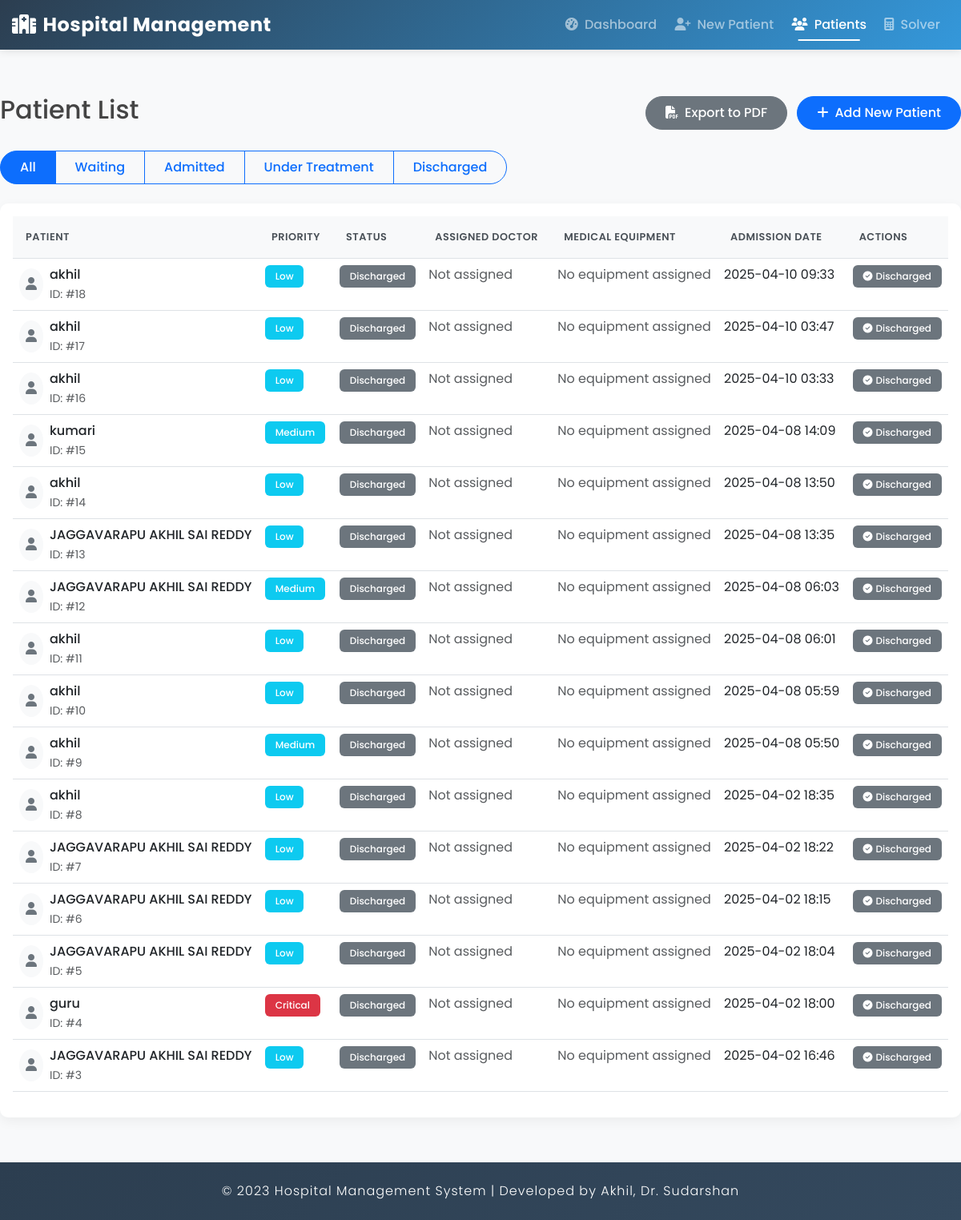
Screenshot of /patient/list/ with the database file from the repository.
### hospital/models.py (models this page shows, shortened)
class Patient(models.Model):
    STATUS_CHOICES = [
        ('WAI', 'Waiting'),
        ('ADM', 'Admitted'),
        ('TRE', 'Under Treatment'),
        ('DIS', 'Discharged'),
    ]
    PRIORITY_CHOICES = [
        (1, 'Low'),
        (2, 'Medium'),
        (3, 'High'),
        (4, 'Critical'),
        (5, 'Emergency'),
    ]
    GENDER_CHOICES = [
        ('M', 'Male'),
        ('F', 'Female'),
        ('O', 'Other'),
    ]
    name = models.CharField(max_length=100)
    age = models.IntegerField(validators=[MinValueValidator(0), MaxValueValidator(150)])
    gender = models.CharField(max_length=1, choices=GENDER_CHOICES, default='M')
    admission_date = models.DateTimeField(auto_now_add=True)
    condition = models.TextField()
    diagnosis = models.TextField(blank=True)
    status = models.CharField(max_length=3, choices=STATUS_CHOICES, default='WAI')
    priority = models.IntegerField(choices=PRIORITY_CHOICES, default=1)
    expected_stay_days = models.IntegerField(validators=[MinValueValidator(1)], default=1)
    notes = models.TextField(blank=True)
    required_equipment = models.JSONField(default=list, blank=True)
    assigned_doctor = models.ForeignKey(Doctor, on_delete=models.SET_NULL, null=True, blank=True)
    assigned_bed = models.ForeignKey(Bed, on_delete=models.SET_NULL, null=True, blank=True)

### hospital/views.py (the view)
# urls.py: path('patient/list/', views.PatientListView.as_view(), name='patient_list'),
class PatientListView(ListView):
    model = Patient
    template_name = 'hospital/patient_list.html'
    context_object_name = 'patients'
    def get_queryset(self):
        status = self.request.GET.get('status', '')
        if status:
            return Patient.objects.filter(status=status).order_by('-priority', '-admission_date')
        return Patient.objects.all().order_by('-admission_date')

### hospital/templates/hospital/patient_list.html (shortened to what this page needs)
{% extends 'hospital/base.html' %}
{% block content %}
<div class="row mb-4">
    <div class="col-md-12">
        <div class="d-flex justify-content-between align-items-center">
            <h2>Patient List</h2>
            <div>
                <a href="{% url 'hospital:export_patients_pdf' %}" class="btn btn-secondary me-2">
                    <i class="fas fa-file-pdf me-2"></i>Export to PDF
                </a>
                <a href="{% url 'hospital:patient_admit' %}" class="btn btn-primary">
                    <i class="fas fa-plus me-2"></i>Add New Patient
                </a>
            </div>
        </div>
    </div>
</div>
<div class="row mb-4">
    <div class="col-md-12">
        <div class="btn-group">
            <a href="{% url 'hospital:patient_list' %}" class="btn btn-outline-primary {% if not request.GET.status %}active{% endif %}">All</a>
            <a href="{% url 'hospital:patient_list' %}?status=WAI" class="btn btn-outline-primary {% if request.GET.status == 'WAI' %}active{% endif %}">Waiting</a>
            <a href="{% url 'hospital:patient_list' %}?status=ADM" class="btn btn-outline-primary {% if request.GET.status == 'ADM' %}active{% endif %}">Admitted</a>
            <a href="{% url 'hospital:patient_list' %}?status=TRE" class="btn btn-outline-primary {% if request.GET.status == 'TRE' %}active{% endif %}">Under Treatment</a>
            <a href="{% url 'hospital:patient_list' %}?status=DIS" class="btn btn-outline-primary {% if request.GET.status == 'DIS' %}active{% endif %}">Discharged</a>
        </div>
    </div>
</div>
<div class="row">
    <div class="col-md-12">
        <div class="card">
            <div class="card-body">
                <div class="table-responsive">
                    <table class="table table-hover">
                        <thead>
                            <tr>
                                <th>Patient</th>
                                <th>Priority</th>
                                <th>Status</th>
                                <th>Assigned Doctor</th>
                                <th>Medical Equipment</th>
                                <th>Admission Date</th>
                                <th>Actions</th>
                            </tr>
                        </thead>
                        <tbody>
                            {% for patient in patients %}
                            <tr>
                                <td>
                                    <div class="d-flex align-items-center">
                                        <div class="avatar avatar-sm bg-light rounded-circle p-2 me-2">
                                            <i class="fas fa-user text-secondary"></i>
                                        </div>
                                        <div>
                                            <p class="mb-0 fw-medium">{{ patient.name }}</p>
                                            <small class="text-muted">ID: #{{ patient.id }}</small>
                                        </div>
                                    </div>
                                </td>
                                <td>
                                    <span class="badge bg-{% if patient.priority >= 4 %}danger{% elif patient.priority >= 3 %}warning{% else %}info{% endif %}">
                                        {{ patient.get_priority_display }}
                                    </span>
                                </td>
                                <td>
                                    <span class="badge bg-{% if patient.status == 'WAI' %}warning{% elif patient.status == 'ADM' %}success{% elif patient.status == 'TRE' %}info{% else %}secondary{% endif %}">
                                        {{ patient.get_status_display }}
                                    </span>
                                </td>
                                <td>
                                    {% if patient.assigned_doctor %}
                                    <div class="d-flex align-items-center">
                                        <div class="avatar avatar-sm bg-info-light rounded-circle p-2 me-2">
                                            <i class="fas fa-user-md text-info"></i>
                                        </div>
                                        <div>
                                            <p class="mb-0">Dr. {{ patient.assigned_doctor.user.get_full_name }}</p>
                                            {% if patient.assigned_doctor.specialty %}
                                            <small class="text-muted">{{ patient.assigned_doctor.specialty }}</small>
                                            {% endif %}
                                        </div>
                                    </div>
                                    {% else %}
                                    <span class="text-muted">Not assigned</span>
                                    {% endif %}
                                </td>
                                <td>
                                    {% if patient.assigned_equipment.all %}
                                    <div class="d-flex flex-wrap gap-1">
                                        {% for equipment in patient.assigned_equipment.all %}
                                        <span class="badge bg-primary">
                                            <i class="fas fa-tools me-1"></i>{{ equipment.name }}
                                        </span>
                                        {% endfor %}
                                    </div>
                                    {% else %}
                                    <span class="text-muted">No equipment assigned</span>
                                    {% endif %}
                                </td>
                                <td>{{ patient.admission_date|date:"Y-m-d H:i" }}</td>
                                <td>
                                    <div class="btn-group">
                                        {% if patient.status == 'WAI' %}
                                        <a href="{% url 'hospital:patient_confirm' patient.id %}" class="btn btn-sm btn-success">
                                            <i class="fas fa-bed me-1"></i>Admit
                                        </a>
                                        {% elif patient.status == 'ADM' %}
                                        <a href="{% url 'hospital:patient_discharge' patient.id %}" class="btn btn-sm btn-danger">
                                            <i class="fas fa-sign-out-alt me-1"></i>Discharge
                                        </a>
                                        {% elif patient.status == 'TRE' %}
                                        <div>
                                            <span class="badge bg-info mb-1">
                                                <i class="fas fa-stethoscope me-1"></i>Under Treatment
                                            </span>
                                        </div>
                                        {% else %}
                                        <span class="badge bg-secondary">
                                            <i class="fas fa-check-circle me-1"></i>Discharged
                                        </span>
                                        {% endif %}
                                    </div>
                                </td>
                            </tr>
                            {% endfor %}
                        </tbody>
                    </table>
                </div>
            </div>
        </div>
    </div>
</div>
{% endblock %}

### hospital/templates/hospital/base.html (style rules this page uses)
:root { --primary-color: #2c3e50; --secondary-color: #3498db; --accent-color: #1abc9c; --light-color: #ecf0f1; --dark-color: #2c3e50; --danger-color: #e74c3c; --warning-color: #f39c12; --success-color: #27ae60; --info-color: #3498db; }
body { font-family: 'Poppins', sans-serif; background-color: #f8f9fa; color: #444; min-height: 100vh; display: flex; flex-direction: column; }
.card { border-radius: 10px; border: none; box-shadow: 0 5px 15px rgba(0, 0, 0, 0.05); transition: transform 0.3s, box-shadow 0.3s; margin-bottom: 1.5rem; overflow: hidden; }
.table { border-collapse: separate; border-spacing: 0; }
.table th { background-color: #f8f9fa; font-weight: 600; text-transform: uppercase; font-size: 0.8rem; letter-spacing: 0.5px; color: #495057; padding: 1rem; }
.btn { font-weight: 500; border-radius: 30px; padding: 0.5rem 1.5rem; transition: all 0.3s; }
.badge { padding: 0.5rem 0.8rem; font-weight: 500; border-radius: 6px; }

### rows the page displays
Patient: name "akhil", id "18", priority "Low", status "Discharged", shows "Not assigned", admission_date "2025-04-10 09:33"
Patient: name "akhil", id "17", priority "Low", status "Discharged", shows "Not assigned", admission_date "2025-04-10 03:47"
Patient: name "akhil", id "16", priority "Low", status "Discharged", shows "Not assigned", admission_date "2025-04-10 03:33"
Patient: name "kumari", id "15", priority "Medium", status "Discharged", shows "Not assigned", admission_date "2025-04-08 14:09"
Patient: name "akhil", id "14", priority "Low", status "Discharged", shows "Not assigned", admission_date "2025-04-08 13:50"
Patient: name "JAGGAVARAPU AKHIL SAI REDDY", id "13", priority "Low", status "Discharged", shows "Not assigned", admission_date "2025-04-08 13:35"
Patient: name "JAGGAVARAPU AKHIL SAI REDDY", id "12", priority "Medium", status "Discharged", shows "Not assigned", admission_date "2025-04-08 06:03"
Patient: name "akhil", id "11", priority "Low", status "Discharged", shows "Not assigned", admission_date "2025-04-08 06:01"
Patient: name "akhil", id "10", priority "Low", status "Discharged", shows "Not assigned", admission_date "2025-04-08 05:59"
Patient: name "akhil", id "9", priority "Medium", status "Discharged", shows "Not assigned", admission_date "2025-04-08 05:50"
Patient: name "akhil", id "8", priority "Low", status "Discharged", shows "Not assigned", admission_date "2025-04-02 18:35"
Patient: name "JAGGAVARAPU AKHIL SAI REDDY", id "7", priority "Low", status "Discharged", shows "Not assigned", admission_date "2025-04-02 18:22"
Patient: name "JAGGAVARAPU AKHIL SAI REDDY", id "6", priority "Low", status "Discharged", shows "Not assigned", admission_date "2025-04-02 18:15"
Patient: name "JAGGAVARAPU AKHIL SAI REDDY", id "5", priority "Low", status "Discharged", shows "Not assigned", admission_date "2025-04-02 18:04"
Patient: name "guru", id "4", priority "Critical", status "Discharged", shows "Not assigned", admission_date "2025-04-02 18:00"
Patient: name "JAGGAVARAPU AKHIL SAI REDDY", id "3", priority "Low", status "Discharged", shows "Not assigned", admission_date "2025-04-02 16:46"
